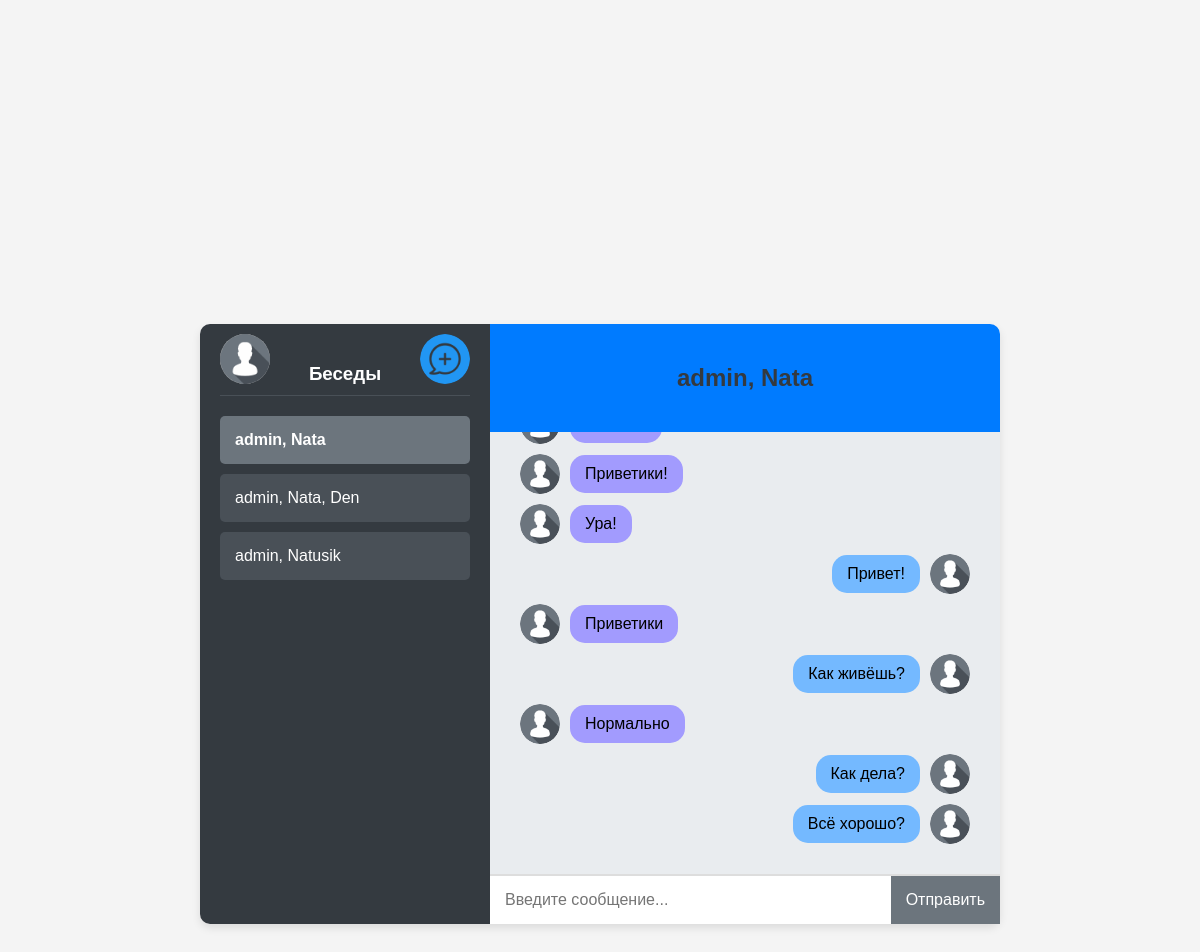
The app's page / (signed in) with its own data.
### api/models.py (models this page shows, shortened)
class ChatRoom(models.Model):
    users = models.ManyToManyField(User, related_name='chatrooms')
    def __str__(self):
        return ', '.join([user.username for user in self.users.all()])

class Message(models.Model):
    sender = models.ForeignKey(User, on_delete=models.CASCADE, related_name='sent_messages')
    chat_room = models.ForeignKey(ChatRoom, on_delete=models.CASCADE, related_name='messages')
    timestamp = models.DateTimeField(auto_now_add=True)
    text = models.TextField()

### api/views.py (the view)
# urls.py: path('', homepage, name='home'),
def homepage(request):
    if request.user is None or request.user.is_anonymous:
        return render(request, 'index.html')
    user = request.user
    chat_rooms = ChatRoom.objects.filter(users=user)
    selected_chat_room = chat_rooms.first()
    messages = Message.objects.filter(chat_room=selected_chat_room).select_related('sender') if selected_chat_room else []
    user_avatar = f'static/images/avatars/{user.id}.jpg'
    if not os.path.exists(user_avatar):
        user_avatar = 'static/images/avatars/default.jpg'
    messages_with_avatars = []
    for message in messages:
        sender_avatar = f'static/images/avatars/{message.sender.id}.jpg'
        if not os.path.exists(sender_avatar):
            sender_avatar = 'static/images/avatars/default.jpg'
        messages_with_avatars.append({
            'text': message.text,
            'sender': message.sender,
            'avatar': sender_avatar
        })
    context = {
        'user': user,
        'chat_rooms': chat_rooms,
        'selected_chat_room': selected_chat_room,
        'messages': messages_with_avatars,
        'user_avatar': user_avatar
    }
    return render(request, 'chat.html', context)

### templates/chat.html (shortened to what this page needs)
<!DOCTYPE html>
<html lang="ru">
<head>
    {% load static %}
    <link rel="stylesheet" href="{% static 'css/style.css' %}">
</head>
<body>
<div class="container messenger-container">
    <div class="sidebar">
        <div class="avatar">
            <img src="{{user_avatar}}" alt="Аватар" />
        </div>
        <div class="create-chat">
            <img src="{% static 'images/create-chat-icon.png' %}" alt="Создать беседу">
        </div>
        <h3>Беседы</h3>
        <div class="chat-list">
            {% for chat_room in chat_rooms %}
            <div class="chat-item {% if forloop.first %}selected{% endif %}" data-chat-id="{{ chat_room.id }}">{{ chat_room }}</div>
            {% empty %}
            <p>У вас пока нет чатов.</p>
            {% endfor %}
        </div>
    </div>
    <div class="chat-container">
        <div class="chat-header">
            <h2>{{ selected_chat_room }}</h2>
        </div>
        <div class="chat-messages">
            {% for message in messages %}
            <div class="message-container {% if message.sender == user %}sent-container{% else %}received-container{% endif %}">
                {% if message.sender != user %}
                <img class="message-avatar" src="/{{ message.avatar }}" alt="Аватар">
                {% endif %}
                <div class="message {% if message.sender == user %}sent{% else %}received{% endif %}">
                    {{ message.text }}
                </div>
                {% if message.sender == user %}
                <img class="message-avatar" src="/{{ user_avatar }}" alt="Аватар">
                {% endif %}
            </div>
            {% endfor %}
        </div>
        <div class="chat-input">
            <input type="text" placeholder="Введите сообщение...">
            <button disabled>Отправить</button>
        </div>
    </div>
</div>
</body>
</html>

### static/css/style.css (style rules this page uses)
body { font-family: Arial, sans-serif; background-color: #f4f4f4; margin: 0; padding: 0; display: flex; justify-content: center; align-items: center; height: 100vh; }
.container { background-color: #fff; border-radius: 10px; box-shadow: 0 4px 8px rgba(0, 0, 0, 0.1); }
.messenger-container { width: 800px; height: 600px; display: flex; }
h2 { margin-bottom: 20px; color: #343a40; }
.sidebar { position: relative; width: 250px; background-color: #343a40; color: white; display: flex; flex-direction: column; border-radius: 10px 0 0 10px; padding: 20px; }
.sidebar h3 { text-align: center; margin-bottom: 20px; border-bottom: 1px solid #495057; padding-bottom: 10px; }
.chat-list { flex: 1; overflow-y: auto; }
.chat-item { padding: 15px; margin-bottom: 10px; background-color: #495057; border-radius: 5px; cursor: pointer; transition: background-color 0.3s ease; }
.chat-item.selected { background-color: #6c757d; font-weight: bold; }
.chat-container { flex: 1; display: flex; flex-direction: column; }
.chat-header { background-color: #007bff; color: white; padding: 20px; text-align: center; border-radius: 0 10px 0 0; }
.chat-messages { flex: 1; display: flex; flex-direction: column; padding: 20px; overflow-y: auto; background-color: #e9ecef; border-bottom: 1px solid #ddd; }
.message-container { display: flex; align-items: center; margin-bottom: 10px; }
.message-avatar { width: 40px; height: 40px; border-radius: 50%; object-fit: cover; margin: 0 10px; }
.sent-container { justify-content: flex-end; }
.received-container { justify-content: flex-start; }
.message { padding: 10px 15px; border-radius: 15px; max-width: 60%; background-color: #dfe6e9; }
.message.sent { background-color: #74b9ff; }
.message.received { background-color: #a29bfe; }
.chat-input { display: flex; border-top: 1px solid #ddd; }
.chat-input input { flex: 1; padding: 15px; border: none; outline: none; font-size: 16px; }
.chat-input button { background-color: #007bff; color: white; border: none; padding: 15px; cursor: pointer; font-size: 16px; transition: background-color 0.3s ease; }
.chat-input button:disabled, .chat-input button[disabled] { background-color: #6c757d; }
.avatar { position: absolute; top: 10px; left: 20px; }
.avatar img { width: 50px; height: 50px; border-radius: 50%; object-fit: cover; }
.create-chat { position: absolute; top: 10px; right: 20px; }
.create-chat img { width: 50px; height: 50px; border-radius: 50%; object-fit: cover; cursor: pointer; }

### records on screen
ChatRoom: id.username "admin, Nata"
ChatRoom: id.username "admin, Nata, Den"
ChatRoom: id.username "admin, Natusik"

### other values on screen
{{ message.text }} "Приветики!"
{{ message.text }} "Ура!"
{{ message.text }} "Привет!"
{{ message.text }} "Приветики"
{{ message.text }} "Как живёшь?"
{{ message.text }} "Нормально"
{{ message.text }} "Как дела?"
{{ message.text }} "Всё хорошо?"
